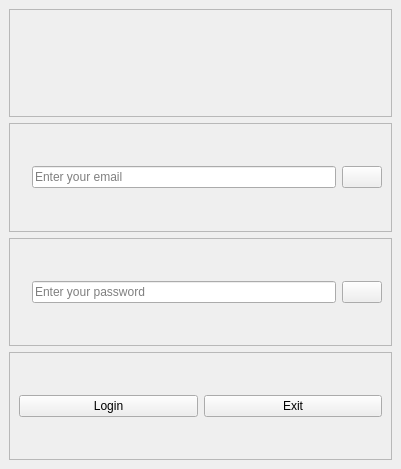
<?xml version="1.0" encoding="UTF-8"?>
<ui version="4.0">
 <class>login_main_window</class>
 <widget class="QMainWindow" name="login_main_window">
  <property name="geometry">
   <rect>
    <x>0</x>
    <y>0</y>
    <width>401</width>
    <height>469</height>
   </rect>
  </property>
  <property name="windowTitle">
   <string>MainWindow</string>
  </property>
  <widget class="QWidget" name="central_widget">
   <layout class="QVBoxLayout" name="verticalLayout">
    <item>
     <widget class="QFrame" name="logo_frame">
      <property name="frameShape">
       <enum>QFrame::StyledPanel</enum>
      </property>
      <property name="frameShadow">
       <enum>QFrame::Raised</enum>
      </property>
      <layout class="QHBoxLayout" name="horizontalLayout_4">
       <item alignment="Qt::AlignHCenter">
        <widget class="QLabel" name="infinity_logo">
         <property name="text">
          <string/>
         </property>
         <property name="pixmap">
          <pixmap>img/infinity_256x256.png</pixmap>
         </property>
        </widget>
       </item>
      </layout>
     </widget>
    </item>
    <item>
     <widget class="QFrame" name="email_frame">
      <property name="frameShape">
       <enum>QFrame::StyledPanel</enum>
      </property>
      <property name="frameShadow">
       <enum>QFrame::Raised</enum>
      </property>
      <layout class="QHBoxLayout" name="horizontalLayout_3">
       <item>
        <widget class="QLabel" name="email_icon">
         <property name="text">
          <string/>
         </property>
         <property name="pixmap">
          <pixmap>img/mail_32x32.png</pixmap>
         </property>
        </widget>
       </item>
       <item>
        <widget class="QLineEdit" name="email_input">
         <property name="placeholderText">
          <string>Enter your email</string>
         </property>
        </widget>
       </item>
       <item>
        <widget class="QPushButton" name="hide_email_button">
         <property name="text">
          <string/>
         </property>
         <property name="icon">
          <iconset>
           <normaloff>img/hidden_32x32.png</normaloff>img/hidden_32x32.png</iconset>
         </property>
         <property name="iconSize">
          <size>
           <width>24</width>
           <height>24</height>
          </size>
         </property>
         <property name="checkable">
          <bool>true</bool>
         </property>
        </widget>
       </item>
      </layout>
     </widget>
    </item>
    <item>
     <widget class="QFrame" name="password_frame">
      <property name="frameShape">
       <enum>QFrame::StyledPanel</enum>
      </property>
      <property name="frameShadow">
       <enum>QFrame::Raised</enum>
      </property>
      <layout class="QHBoxLayout" name="horizontalLayout_2">
       <item>
        <widget class="QLabel" name="lock_icon">
         <property name="text">
          <string/>
         </property>
         <property name="pixmap">
          <pixmap>img/lock_32x32.png</pixmap>
         </property>
        </widget>
       </item>
       <item>
        <widget class="QLineEdit" name="password_input">
         <property name="echoMode">
          <enum>QLineEdit::Password</enum>
         </property>
         <property name="placeholderText">
          <string>Enter your password</string>
         </property>
        </widget>
       </item>
       <item>
        <widget class="QPushButton" name="hide_password_button">
         <property name="text">
          <string/>
         </property>
         <property name="icon">
          <iconset>
           <normaloff>img/hidden_32x32.png</normaloff>img/hidden_32x32.png</iconset>
         </property>
         <property name="iconSize">
          <size>
           <width>24</width>
           <height>24</height>
          </size>
         </property>
         <property name="checkable">
          <bool>true</bool>
         </property>
        </widget>
       </item>
      </layout>
     </widget>
    </item>
    <item>
     <widget class="QFrame" name="button_frame">
      <property name="frameShape">
       <enum>QFrame::StyledPanel</enum>
      </property>
      <property name="frameShadow">
       <enum>QFrame::Raised</enum>
      </property>
      <layout class="QHBoxLayout" name="horizontalLayout">
       <item>
        <widget class="QPushButton" name="login_button">
         <property name="text">
          <string>Login</string>
         </property>
        </widget>
       </item>
       <item>
        <widget class="QPushButton" name="exit_button">
         <property name="text">
          <string>Exit</string>
         </property>
        </widget>
       </item>
      </layout>
     </widget>
    </item>
   </layout>
  </widget>
 </widget>
 <resources/>
 <connections/>
</ui>
